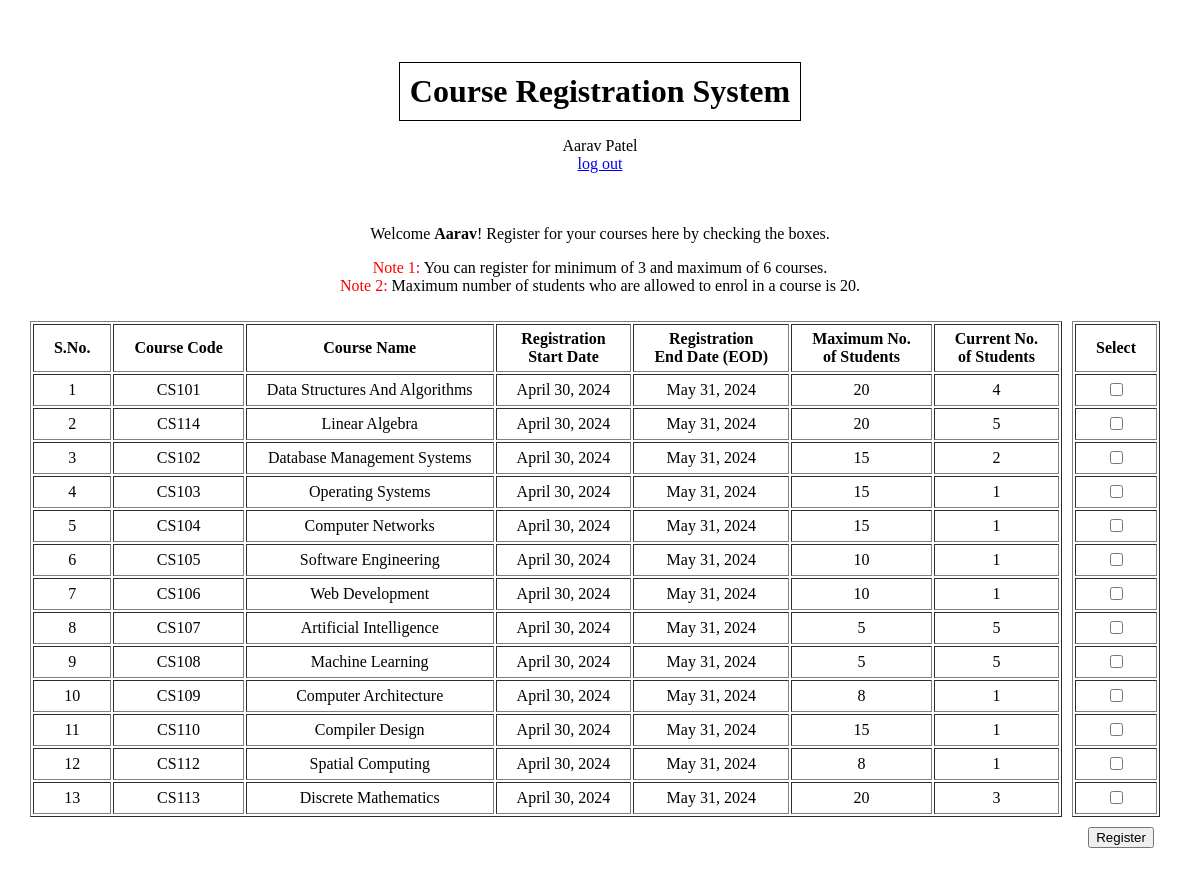
/studentHome1/ (signed in), run on the app's committed database.
### authentication/models.py (models this page shows)
class User(AbstractUser):
    PROFESSOR = 'Professor'
    STUDENT = 'Student'
    REGISTRAR='Registrar'
    ROLE_CHOICES = (
        (PROFESSOR, 'Professor'),
        (STUDENT, 'Student'),
        (REGISTRAR, 'Registrar'),
    )
    role = models.CharField(max_length=30, choices=ROLE_CHOICES, default='Student')
    email = models.EmailField(unique=True)
    username=None
    USERNAME_FIELD = 'email'
    registration_status=models.BooleanField(default=False)
    REQUIRED_FIELDS = []
    first_name = models.CharField(max_length=20)
    last_name = models.CharField(max_length=20)
    course_count=models.IntegerField(default=0)
    objects = CustomUserManager()

### registrar/models.py (models this page shows, shortened)
class ListCourses(models.Model):
    code = models.ForeignKey(AllCourses, on_delete = models.CASCADE)
    professor = models.ForeignKey(User, on_delete = models.CASCADE, limit_choices_to = {'role' : 'Professor'})
    start_date = models.DateTimeField()
    end_date = models.DateTimeField()
    max_students = models.IntegerField(validators = [
        MinValueValidator(1),
        MaxValueValidator(100),
        ])
    student_count = models.IntegerField(default=0)

class AllCourses(models.Model):
    code=models.CharField(max_length=10, unique=True)
    name=models.CharField(max_length=255, unique=True)

### student/views.py (the view)
# urls.py: path('studentHome1/', student.views.student_home, name='studentHome1'),  # If registration_status = False
@login_required
def student_home(request):
    total_listed_courses = len(ListCourses.objects.all())
    SelectCourseFormSet = formset_factory(forms.SelectCourseForm, extra=total_listed_courses)
    courses=ListCourses.objects.all()
    if request.method == 'POST':
        formset = SelectCourseFormSet(request.POST)
        if formset.is_valid():
            selected_courses_count = 0
            for form, course in zip(formset, courses):
                if form.clean()['select'] == True:  # clean() is a custom method based on cleaned_data() defined in SelectCourseForm class
                    selected_courses_count += 1
                    selected_course=ListCourses.objects.get(code = course.code.pk)
                    if selected_course.student_count >= selected_course.max_students:
                        failure=True
                        message=f'<strong><span style="display: inline; color: red;">Error:</span></strong> You cannot register for <strong>{selected_course.code.code} - {selected_course.code.name}</strong> course as maximum of <strong>{selected_course.max_students}</strong> students could only register for it.'
                        return render(request, 'student/success_failure.html', {'message' : message, 'failure' : failure})
            if 3 <= selected_courses_count <= 6:
                for form, course in zip(formset, courses):
                    status = form.clean()['select']
                    reg_course= RegisteredCourses.objects.create(
                        student= User.objects.get(email = request.user),  # user_id is FK in model class, so it must be an instance of User class.
                        code = course.code,
                        select = status
                    )
                    if status == True:
                        course.student_count = F('student_count') + 1
                        course.save()
                    reg_course.save()
                user_object = User.objects.get(email = request.user)
                user_object.registration_status = True
                user_object.save()
                failure=False
                message=f'You have successfully registered for {selected_courses_count} courses'
            else:
                failure=True
                message='<strong><span style="display: inline; color: red;">Error:</span></strong> You are only allowed to register for minimum of 3 and maximum of 6 courses.'
            return render(request, 'student/success_failure.html', {'message' : message, 'failure':failure})
        else:
            formset = SelectCourseFormSet()
            return render(request, 'student/student_home.html', {'formset' : formset, 'courses' : courses})
    else:
        formset = SelectCourseFormSet()
        return render(request, 'student/student_home.html', {'courses':courses, 'formset': formset})

### templates/student/student_home.html (shortened to what this page needs)
{% extends 'base.html' %}
{% block content %}
    <p>Welcome <strong>{{request.user.first_name}}</strong>! Register for your courses here by checking the boxes.</p>
    <p>
        <p style="display: inline; color: red;">Note 1:</p> You can register for minimum of 3 and maximum of 6 courses.<br>
        <p style="display: inline; color: red;">Note 2:</p> Maximum  number of students who are allowed to enrol in a course is 20.<br>
    </p>
    <div style="display: flex; justify-content: center;">
        <div style="margin-right: 20px;">
            <table border="1" style="margin: 10px auto; text-align: center; margin-right: -10px;">
                <thead>
                    <tr>
                        <th style="height: 30px;">S.No.</th>
                        <th>Course Code</th>
                        <th>Course Name</th>
                        <th>Registration <br> Start Date</th>
                        <th>Registration <br> End Date (EOD)</th>
                        <th>Maximum No. <br> of Students</th>
                        <th>Current No. <br> of Students</th>
                    </tr>
                </thead>
                <tbody>
                {% for course in courses %}
                    <tr>
                        <td style="height: 20px;">{{forloop.counter}}</td>
                        <td>{{course.code.code}}</td>
                        <td>{{course.code.name}}</td>
                        <td>{{course.start_date.date}}</td>
                        <td>{{course.end_date.date}}</td>
                        <td>{{course.max_students}}</td>
                        <td>{{course.student_count}}</td>
                    </tr>
                {% endfor %}
                </tbody>
            </table>
        </div>
        <div>
            <form id="courseSelectionForm" method="post">
                <table border="1" style="margin: 10px auto; text-align: center;margin-right: 10px;">
                    <thead>
                        <tr>
                            <th style="height: 36px;">Select</th>
                        </tr>
                    </thead>
                    <tbody>
                    {% for form in formset %}
                        <tr>
                            <td style="height: 20px">{{form.select}}</td>
                        </tr>
                    {% endfor %}
                    </tbody>
                </table>
                <button type="submit" onclick="return confirmSubmit()">Register</button>
            </form>
        </div>
    </div>
    <br><br><br><br><br>
{% endblock content %}

### templates/base.html (shortened to what this page needs)
<!DOCTYPE html>
<html lang="en">
    <head>
    </head>
    <body>
        <br><br><br>
        <h1>Course Registration System</h1>
        {%  if user.is_authenticated %}
            <p>
                {{user.first_name}} {{user.last_name}}<br><a href="{% url 'logout' %}">log out</a>
                <br><br><br>
            </p>
        {% endif %}
        {% block content %} {% endblock content %}
    </body>
</html>

### templates/base.html (style rules this page uses)
body { text-align: center; / }
h1 { display: inline-block; border: 1px solid black; padding: 10px; margin: 0 auto; }
th, td { padding: 5px; padding-left: 20px; padding-right: 20px; }

### data on the page
User: first_name "Aarav", last_name "Patel", user.first_name "Aarav"
ListCourses: code.code "CS101", code.name "Data Structures And Algorithms", start_date "April 30, 2024", end_date "May 31, 2024", max_students "20", student_count "4"
ListCourses: code.code "CS114", code.name "Linear Algebra", start_date "April 30, 2024", end_date "May 31, 2024", max_students "20", student_count "5"
ListCourses: code.code "CS102", code.name "Database Management Systems", start_date "April 30, 2024", end_date "May 31, 2024", max_students "15", student_count "2"
ListCourses: code.code "CS103", code.name "Operating Systems", start_date "April 30, 2024", end_date "May 31, 2024", max_students "15", student_count "1"
ListCourses: code.code "CS104", code.name "Computer Networks", start_date "April 30, 2024", end_date "May 31, 2024", max_students "15", student_count "1"
ListCourses: code.code "CS105", code.name "Software Engineering", start_date "April 30, 2024", end_date "May 31, 2024", max_students "10", student_count "1"
ListCourses: code.code "CS106", code.name "Web Development", start_date "April 30, 2024", end_date "May 31, 2024", max_students "10", student_count "1"
ListCourses: code.code "CS107", code.name "Artificial Intelligence", start_date "April 30, 2024", end_date "May 31, 2024", max_students "5", student_count "5"
ListCourses: code.code "CS108", code.name "Machine Learning", start_date "April 30, 2024", end_date "May 31, 2024", max_students "5", student_count "5"
ListCourses: code.code "CS109", code.name "Computer Architecture", start_date "April 30, 2024", end_date "May 31, 2024", max_students "8", student_count "1"
ListCourses: code.code "CS110", code.name "Compiler Design", start_date "April 30, 2024", end_date "May 31, 2024", max_students "15", student_count "1"
ListCourses: code.code "CS112", code.name "Spatial Computing", start_date "April 30, 2024", end_date "May 31, 2024", max_students "8", student_count "1"
ListCourses: code.code "CS113", code.name "Discrete Mathematics", start_date "April 30, 2024", end_date "May 31, 2024", max_students "20", student_count "3"
